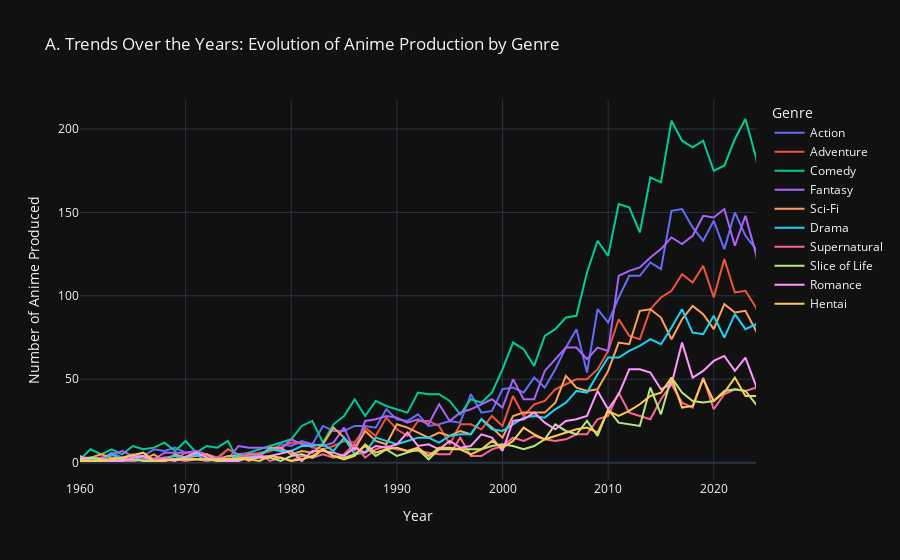

Notebook code cell kept with this figure:
### Code cell
# CLEANING THE YEARS
# Ensure start_year is numeric and remove missing values
anime_clean = anime_clean.dropna(subset=['start_year'])
anime_clean['start_year'] = anime_clean['start_year'].astype(int)

# There are too many genres to plot them all. Let's keep only the Top 10 most popular.
top_genres = anime_genres['genres'].value_counts().head(10).index
filtered_data = anime_genres[anime_genres['genres'].isin(top_genres)]

# AGGREGATION 
# We group by Year and Genre to get the count
genre_trends = filtered_data.groupby(['start_year', 'genres']).size().reset_index(name='count')

# Create an interactive Line Chart
fig_volume = px.line(
    genre_trends,
    x='start_year',
    y='count',
    color='genres',
    title='A. Trends Over the Years: Evolution of Anime Production by Genre',
    labels={'start_year': 'Year', 'count': 'Number of Anime Produced', 'genres': 'Genre'},
    template="plotly_dark" # Optional: Looks good for anime themes
)

# Refine the layout to handle the x-axis range better
fig_volume.update_xaxes(range=[1960, 2024]) # Focus on the modern era
fig_volume.show()
